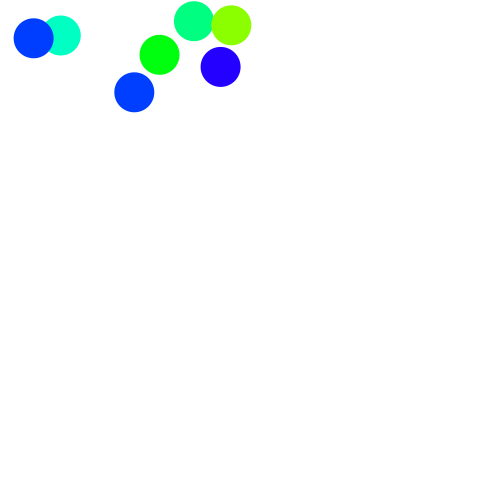
Frame 1 (no input)
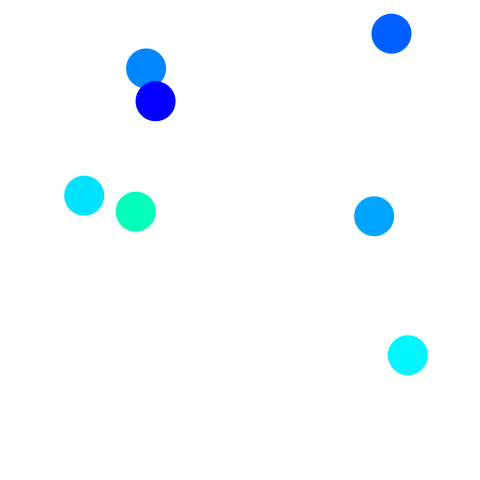
Frame 60 (the mouse pressed at the canvas centre just before this capture)
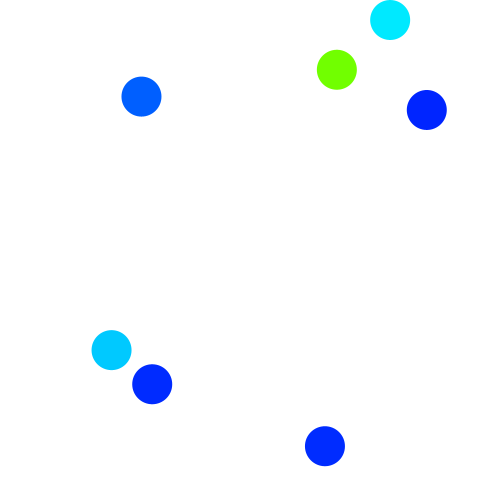
Frame 120 (the mouse held since frame 60 and released just before this capture)

The Processing sketch that drew these frames (run headless with seeded random() and noise(); from frame 60 on, the mouse is pressed at the canvas centre):

// Processing sketch: balls_01_oo1
// ── balls_01_oo1.pde
final float vx0min = -7;
final float vx0max = 5;
final float vy0min = 4;
final float vy0max = 15;
final float fps = 60;
final float gravity = 9.8 / fps;
final float elas = 0.98;
final float d = 40;
final float hueMax = 360.0;

Ball[] balls = new Ball[int(random(2,10))];

void setup() {
    frameRate(fps);
    size(480, 480);
    noStroke();
    colorMode(HSB, hueMax, 100, 100);
    fill(0, 0, 0);
    for(int i = 0;i<balls.length;i++){
        balls[i] = new Ball();
        balls[i].x  = random(d / 2, width - d / 2);
        balls[i].y  = random(d / 2, height / 5);
        balls[i].vx = random(vx0min, vx0max);
        balls[i].vy = random(vy0min, vy0max);
    }
}

void draw() {
    background(0, 0, 100);
    for(int i = 0;i<balls.length;i++){
        fill(calcHue(balls[i].vx, balls[i].vy), 100, 100);
        ellipse(balls[i].x, balls[i].y, d, d);
        balls[i].BoundBall();
    }
}

float calcHue(float vx, float vy) {
    return (sqrt(vx * vx + vy * vy) * 16) % hueMax;
}

class Ball{
    float x,y,vx,vy;
    void BoundBall() {
        x  += vx;
        vy += gravity;
        y  += vy;
        if (x < d / 2) {
           vx = - vx * elas;
            x = d / 2;
        } else if (x > width - d / 2) {
            vx = - vx  * elas;
            x = width - d / 2;
        }
        if (y > height - d / 2) {
            vy = - vy * elas;
            y = height - d / 2;
        } else if (y < d / 2) {
            vy = - vy * elas;
            y = d / 2;
        }
    }
}
